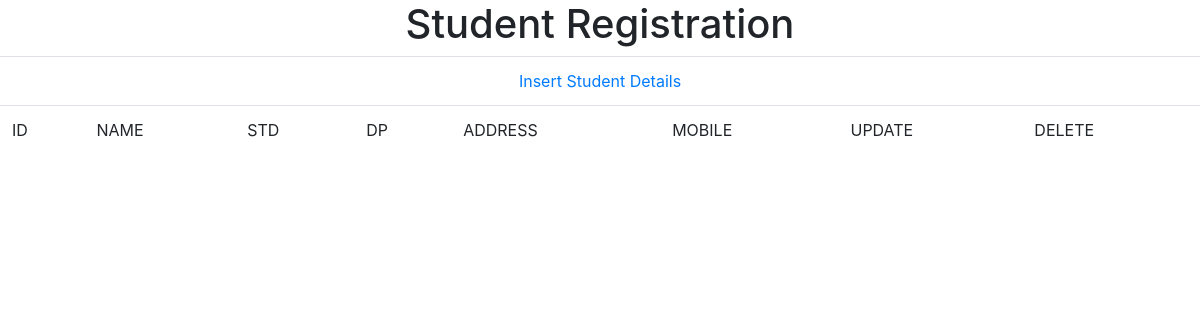
The app's page /, older data.
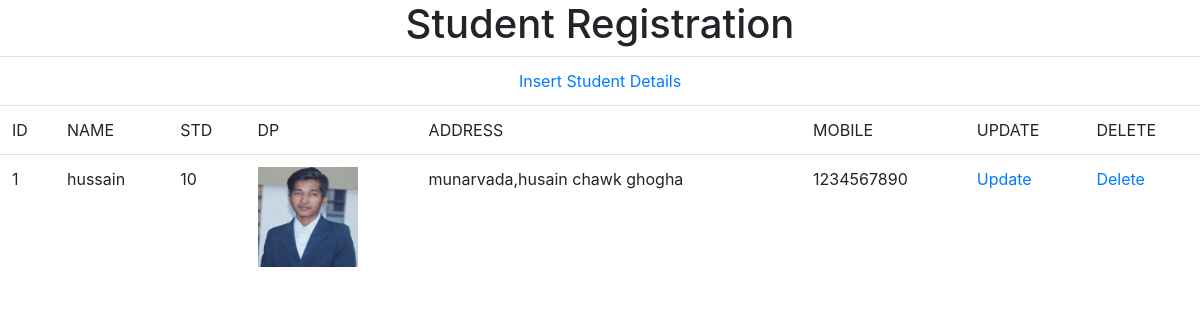
The same page, newer data.
### studentApp/models.py (models this page shows)
class Student(models.Model):
    name=models.CharField(max_length=20)
    image=models.ImageField(upload_to="student")
    std=models.IntegerField()
    address=models.TextField(max_length=50)
    mo_number=models.IntegerField()

### studentApp/views.py (the view)
# urls.py: path('',index.as_view(),name="index"),
class index(ListView):
    template_name="index.html"
    model = Student

### templates/index.html (shortened to what this page needs)
<!DOCTYPE html>
<html lang="en">
<head>
    <link rel="stylesheet" href="https://maxcdn.bootstrapcdn.com/bootstrap/4.5.2/css/bootstrap.min.css">
</head>
<body>
    <center>
        <h1>Student Registration</h1>
        <table class="table">
            <thead>
                <tr><td colspan="8" style="text-align: center;"><a href="{% url 'insert' %}">Insert Student Details</a></td></tr>
                <tr>
                    <td>ID</td>
                    <td>NAME</td>
                    <td>STD</td>
                    <td>DP</td>
                    <td>ADDRESS</td>
                    <td>MOBILE</td>
                    <td>UPDATE</td>
                    <td>DELETE</td>
                </tr>
            </thead>
            {% for obj in object_list %}
            <tbody>
                <tr>
                    <td>{{obj.id}}</td>
                    <td>{{obj.name}}</td>
                    <td>{{obj.std}}</td>
                    <td><img src='{{obj.image.url}}' style="width: 100px; height:100px" /></td>
                    <td>{{obj.address}}</td>
                    <td>{{obj.mo_number}}</td>
                    <td><a href="{% url 'update' obj.id %}">Update</td>
                    <td><a href="{% url 'delete' obj.id %}">Delete</td>
                </tr>
            </tbody>
            {% endfor %}
        </table>
    </center>
</body>
</html>

Row changes from the older to the newer data that the page shows:
added Student: id "1", name "hussain", std "10", image (picture), address "munarvada,husain chawk ghogha", mo_number "1234567890"
